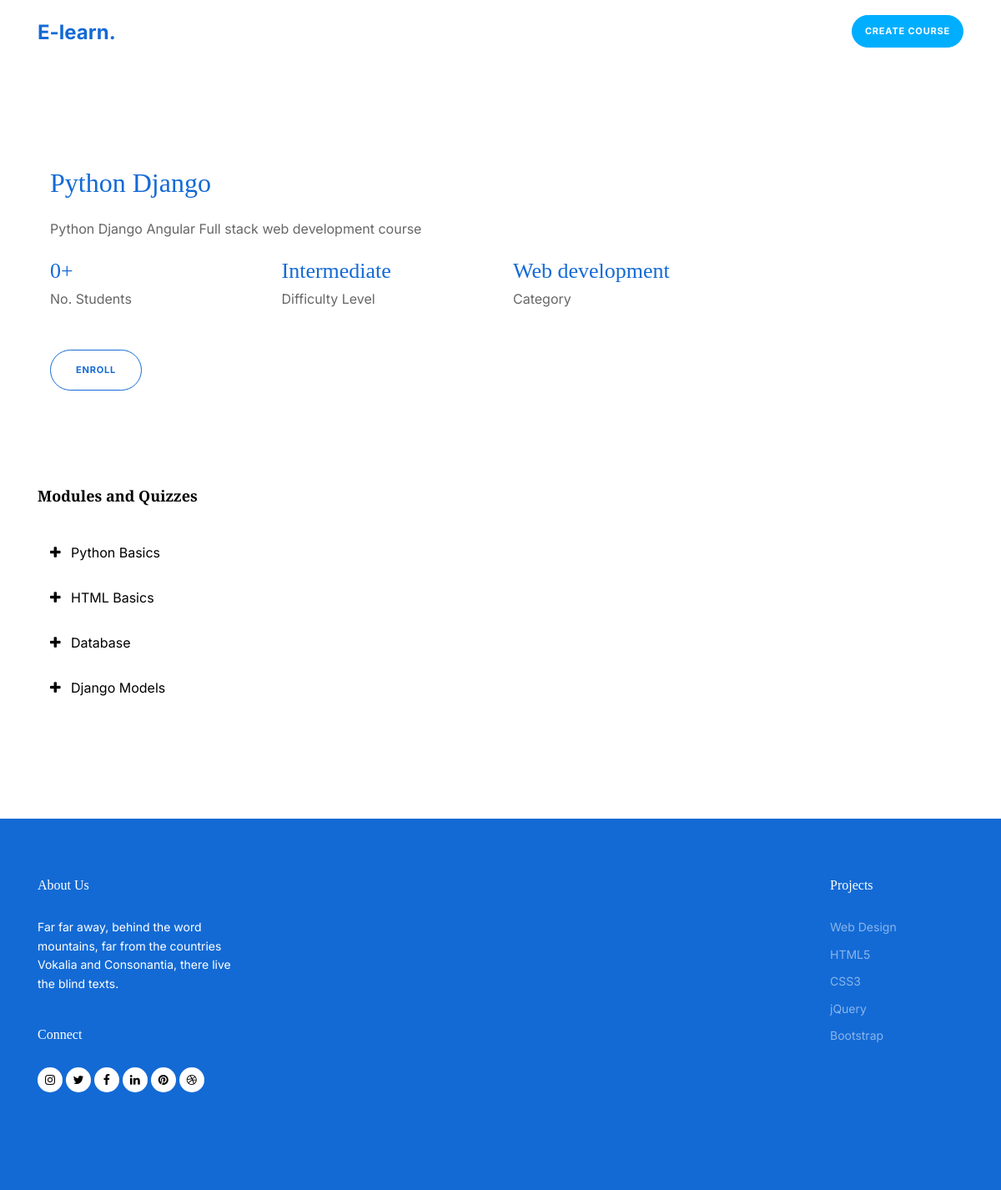
Page /course/1/ (signed in) on the committed database.
### core/models.py (models this page shows, shortened)
class Course(models.Model):
    DIFFICULTY_LEVEL_CHOICES = [
        ('Beginner', 'Beginner'),
        ('Intermediate', 'Intermediate'),
        ('Advanced', 'Advanced'),
    ]
    title = models.CharField(max_length=200)
    description = models.TextField()
    instructor = models.ForeignKey(CustomUser, limit_choices_to={'role': 'instructor'}, on_delete=models.SET_NULL, null=True, blank=True)
    category = models.ForeignKey('CourseCategory', on_delete=models.SET_NULL, null=True, blank=True,related_name='course')
    prerequisites = models.ManyToManyField('self', blank=True, symmetrical=False, related_name='required_by')
    difficulty_level = models.CharField(max_length=50, choices=DIFFICULTY_LEVEL_CHOICES)
    is_published = models.BooleanField(default=False)
    created_at = models.DateTimeField(auto_now_add=True)
    updated_at = models.DateTimeField(auto_now=True)

class CourseCategory(models.Model):
    name = models.CharField(max_length=100)
    parent_category = models.ForeignKey(MainCategory, null=True, blank=True, on_delete=models.SET_NULL, related_name='subcategories')
    def __str__(self):
        return self.name

class CourseModule(models.Model):
    course = models.ForeignKey(Course, on_delete=models.CASCADE, related_name='modules')
    title = models.CharField(max_length=200)
    description = models.TextField(blank=True)
    order = models.PositiveIntegerField()
    class Meta:
        ordering = ['order']

### student/views.py (the view, shortened to what this page needs)
# urls.py: path('course/<int:course_id>/', CourseDetailView.as_view(), name='course_detail'),
class CourseDetailView(View):
    def get(self, request, *args, **kwargs):
        course_id = kwargs.get('course_id')
        course = get_object_or_404(Course, id=course_id)
        modules = CourseModule.objects.filter(course=course)
        accepted_count = EnrollmentRequest.objects.filter(course=course, status='approved').count()
        enrollment_request = EnrollmentRequest.objects.filter(course=course, student=request.user).first()
        form = DiscussionForm()
        discussions = Discussion.objects.filter(course=course).order_by('timestamp')
        discussions_dict = {}
        for discussion in discussions:
            if discussion.parent is None:
                discussions_dict[discussion.id] = {
                    'message': discussion,
                    'replies': []
                }
            else:
                if discussion.parent.id in discussions_dict:
                    discussions_dict[discussion.parent.id]['replies'].append(discussion)
        quizzes_with_questions = self.get_quizzes_with_questions(modules, request.user)
        return render(request, 'student_course_detail.html', {
            'course': course,
            'modules': modules,
            'accepted_count': accepted_count,
            'enrollment_request': enrollment_request,
            'discussions': discussions_dict,
            'form': form,
            'quizzes_with_questions': quizzes_with_questions,
        })
    def get_quizzes_with_questions(self, modules, user):
        quizzes_with_questions = []
        for module in modules:
            quizzes = Quiz.objects.filter(module=module)
            quizzes_with_questions.append({
                'module': module,
                'quizzes': [{
                    'quiz': quiz,
                    'questions': quiz.questions.all(),
                    'attempt': QuizAttempt.objects.filter(student=user, quiz=quiz).first()
                } for quiz in quizzes]
            })
        return quizzes_with_questions

### student/templates/student_course_detail.html (shortened to what this page needs)
{% extends "base1.html" %}
{% load static %}
{% block body_block %}
<div class="untree_co-section">
    <div class="container">
        <div class="untree_co-section">
            <div class="container">
                <div class="row justify-content-between">
                    <div class="col-lg-12">
                        <h2 class="line-bottom mb-4" data-aos="fade-up" data-aos-delay="0">{{ course.title }}</h2>
                        <p data-aos="fade-up" data-aos-delay="100">{{ course.description }}</p>
                        <div class="row count-numbers mb-5">
                            <div class="col-3 col-lg-3" data-aos="fade-up" data-aos-delay="">
                                <a href="{% url 'course_enrolled_students' course.id %}"><span class="counter d-block"><span data-number="{{ accepted_count }}">0</span><span>+</span></span></a>
                                <span class="caption-2">No. Students</span>
                            </div>
                            <div class="col-3 col-lg-3" data-aos="fade-up" data-aos-delay="100">
                                <span class="counter d-block">{{ course.difficulty_level }}</span>
                                <span class="caption-2">Difficulty Level</span>
                            </div>
                            <div class="col-3 col-lg-3" data-aos="fade-up" data-aos-delay="100">
                                <span class="counter d-block">{{ course.category }}</span>
                                <span class="caption-2">Category</span>
                            </div>
                        </div>
                        <p data-aos="fade-up" data-aos-delay="200">
                            <form method="post" action="{% url 'student_course_detail' course.id %}">
                                {% if enrollment_request %}
                                    {% if enrollment_request.status == 'approved' %}
                                        <input type="hidden" name="action" value="unenroll">
                                        <button type="submit" class="btn btn-outline-danger btn-xs">Unenroll</button>
                                    {% elif enrollment_request.status == 'pending' %}
                                        <button class="btn btn-outline-secondary btn-xs" disabled>Enrollment Request Sent</button>
                                    {% elif enrollment_request.status == 'rejected' %}
                                        <p class="text-danger">Rejected <input type="hidden" name="action" value="enroll">
                                            <button type="submit" class="btn btn-outline-primary">Re Enroll</button></p>
                                    {% endif %}
                                {% else %}
                                    <button type="submit" class="btn btn-outline-primary">Enroll</button>
                                {% endif %}
                            </form>
                        </p>
                    </div>
                </div>
            </div>
        </div>
        <div class="row">
          <div class="col-lg-6">
            <div class="custom-block" data-aos="fade-up">
                <h2 class="section-title">Modules and Quizzes</h2>
                <div class="custom-accordion" id="accordion_1">
                  {% for module in modules %}
                      <div class="accordion-item">
                          <h2 class="mb-0 d-flex">
                              <button class="btn btn-link collapsed" type="button" data-toggle="collapse" data-target="#collapse_{{ module.id }}" aria-expanded="false" aria-controls="collapse_{{ module.id }}">
                                  {{ module.title }}
                              </button>
                          </h2>
                      </div>
                  {% empty %}
                      <div class="accordion-item">
                          <div class="accordion-body">
                              No modules available.
                          </div>
                      </div>
                  {% endfor %}
              </div>
            </div>
        </div>
        </div>
    </div>
</div>
{% endblock %}

### instructor/static/instructor/css/style.css (style rules this page uses)
body { font-family: "Inter", sans-serif; line-height: 1.6; background-color: #ffffff; overflow-x: hidden; font-size: 16px; color: #666; }
body:before { content: ""; position: fixed; top: 0; left: 0; z-index: 99; right: 0; bottom: 0; background: rgba(0, 0, 0, 0.2); opacity: 0; visibility: hidden; -webkit-transition: .3s all ease; -o-transition: .3s all ease; transition: .3s all ease; }
a { color: #136ad5; -webkit-transition: .3s all ease; -o-transition: .3s all ease; transition: .3s all ease; }
h1, .h1, h2, .h2, h3, .h3, h4, .h4 { font-family: "Display Playfair", serif; color: #black; }
.btn { padding-top: 15px; padding-bottom: 15px; padding-left: 30px; padding-right: 30px; border-radius: 30px; font-size: 11px; text-transform: uppercase; font-weight: 700; letter-spacing: .05rem; }
.btn.btn-outline-primary { border-color: #136ad5; color: #136ad5; }
.untree_co-section { padding: 100px 0; position: relative; }
.line-bottom { position: relative; padding-bottom: 0px; color: #136ad5; }
.line-bottom:before { display: none; content: ""; position: absolute; width: 40px; height: 3px; background: #ec661f; bottom: 0; }
.count-numbers .counter { font-size: 26px; font-family: "Display Playfair", serif; color: #136ad5; }
.custom-block { margin-bottom: 30px; }
.custom-block .section-title { font-size: 18px; font-weight: 700; }
.custom-accordion .accordion-item { margin-bottom: 0px; position: relative; border-radius: 0px; overflow: hidden; }
.custom-accordion .accordion-item .btn-link { display: block; width: 100%; padding: 15px 0; text-decoration: none; text-align: left; color: #000000; background: transparent; border: none; padding-left: 40px; border-radius: 0; position: relative; -webkit-box-shadow: none !important; box-shadow: none !important; text-transform: none !important; letter-spacing: normal !important; font-weight: normal !important; font-family: "Inter", sans-serif; font-size: 16px !important; }
.custom-accordion .accordion-item .btn-link:before { font-family: 'icomoon'; content: "\f067"; position: absolute; top: 50%; -webkit-transform: translateY(-50%); -ms-transform: translateY(-50%); transform: translateY(-50%); left: 15px; }
.section-title { color: #000000; margin-bottom: 30px; }

### rows in the picture
Course: title "Python Django", description "Python Django Angular Full stack web development course", difficulty_level "Intermediate", category "Web development"
CourseModule: title "Python Basics"
CourseModule: title "HTML Basics"
CourseModule: title "Database"
CourseModule: title "Django Models"
